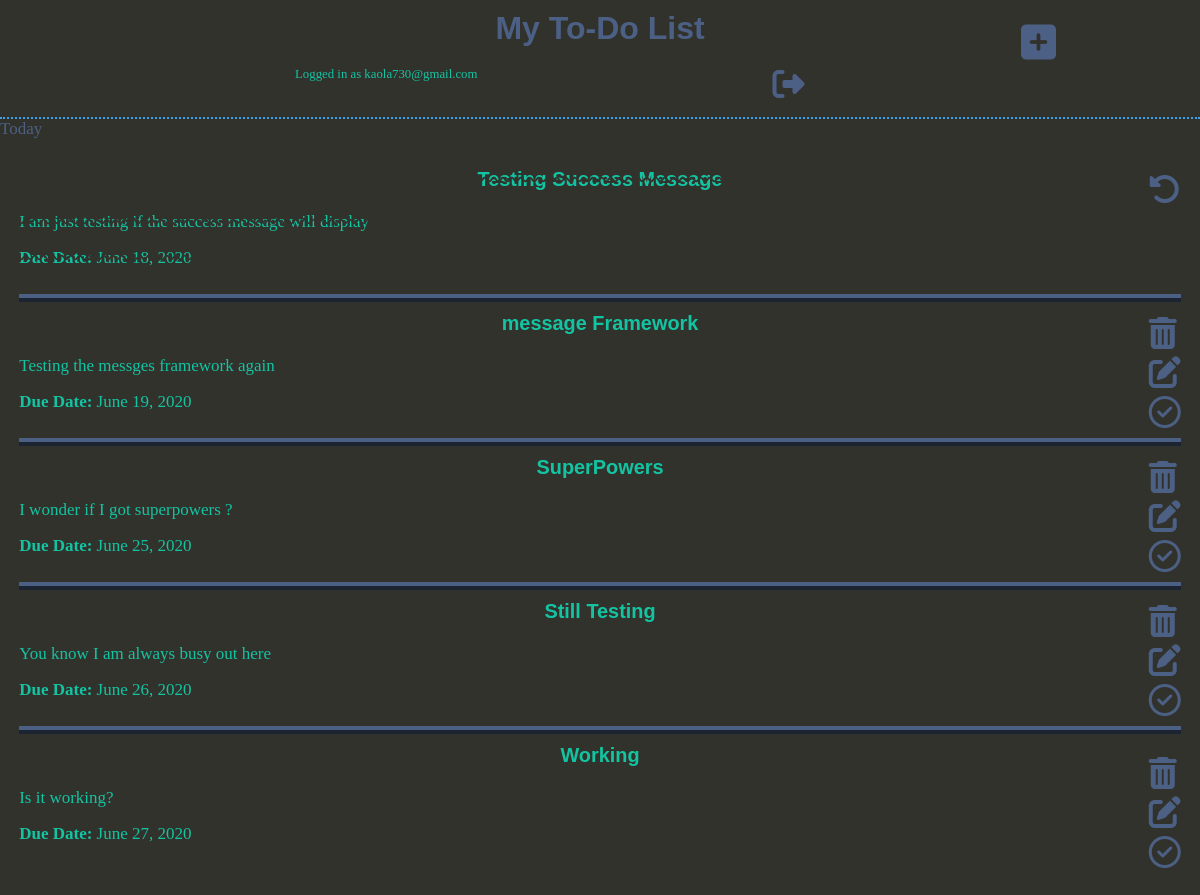
/ (signed in), run on an earlier commit of the app's database.
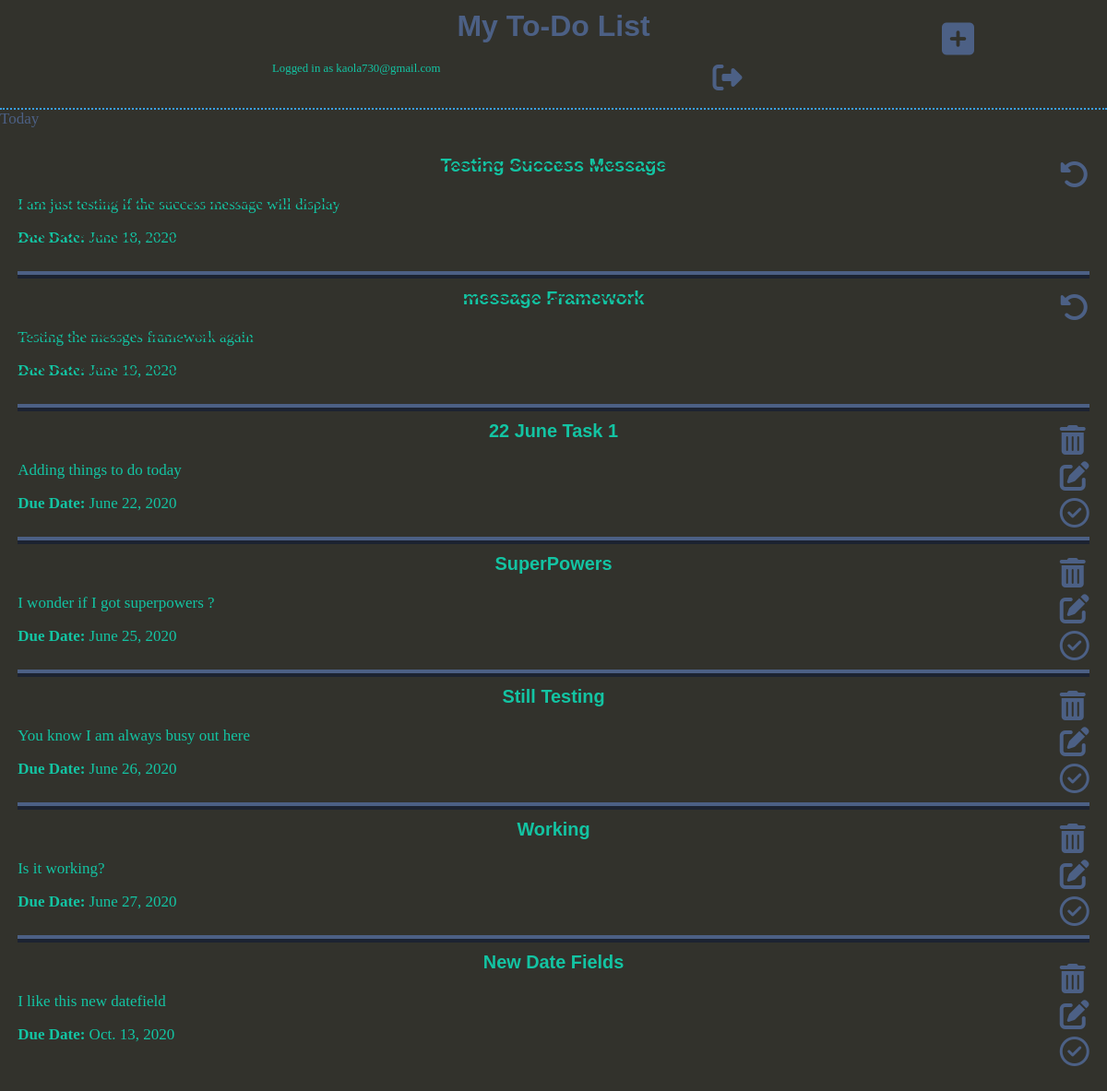
And on a later commit of the database.
### todo/models.py (models this page shows, shortened)
class ToDo(models.Model):
    id = models.UUIDField(primary_key=True, editable=False, default=uuid.uuid4)
    title = models.CharField('To Do Title', max_length=50, blank=False)
    is_completed = models.BooleanField(default=False)
    todoDate = models.DateField('Due Date', blank=False)
    todoNote = models.TextField('Note')
    user = models.ForeignKey(settings.AUTH_USER_MODEL,
                             on_delete=models.CASCADE, null=True, blank=True)
    class Meta:
        verbose_name = 'todo'
        verbose_name_plural = 'todos'
        ordering = ['todoDate']

### todo/views.py (the view)
# urls.py: path('', TodoListView.as_view(), name='index'),
class TodoListView(LoginRequiredMixin, ListView):
    template_name = "todo_list.html"
    context_object_name = 'chores'
    def get_queryset(self):
        return ToDo.objects.filter(user=self.request.user)

### templates/todo/todo_list.html (shortened to what this page needs)
{% extends 'base.html' %}
{% block content %}
{% if chores %}
<ul class="list-container">
    {% for chore in chores  %}
    {% if chore.is_completed %}
    <li class="list-item">
        <div class='btn-div'>
            <div class='complete-button'><a href="{% url 'todosApp:to-do-completed' chore.pk %}"><i
                        class="fas fa-undo-alt"></i></a>
            </div>
        </div>
        <h3 class="heading completed">{{chore.title}}</h3>
        <p class="notes completed">{{chore.todoNote}}</p>
        <p class='completed'><b>Due Date: </b><time>{{chore.todoDate|date}}</time></p>
    </li>
    {% else %}
    <li class="list-item">
        <div class='btn-div'>
            <div class='delete-button'><a href="{% url 'todosApp:delete-to-do' chore.pk %}"><i
                        class='fas fa-trash-alt'></i></a>
            </div>
            <div class='update-button'><a href="{% url 'todosApp:update-to-do' chore.pk %}"><i
                        class='fas fa-edit'></i></a>
            </div>
            <div class='complete-button'><a href="{% url 'todosApp:to-do-completed' chore.pk %}"><i
                        class='far fa-check-circle'></i></a>
            </div>
        </div>
        <h3 class="heading">{{chore.title}}</h3>
        <p class="notes">{{chore.todoNote}}</p>
        <p><b>Due Date: </b><time>{{chore.todoDate|date}}</time></p>
    </li>
    {% endif %}
    {% endfor %}
</ul>
{% else %}
<h4 style="font-size: 3rem; text-align:center">Nothing to do. You are free!</h4>
{% endif %}
{% endblock content %}

What changed in the data, as far as the page shows it:
changed ToDo "message Framework": is_completed False → True (drawn)
added ToDo: title "22 June Task 1", todoNote "Adding things to do today", todoDate "June 22, 2020"
added ToDo: title "New Date Fields", todoNote "I like this new datefield", todoDate "Oct. 13, 2020"
